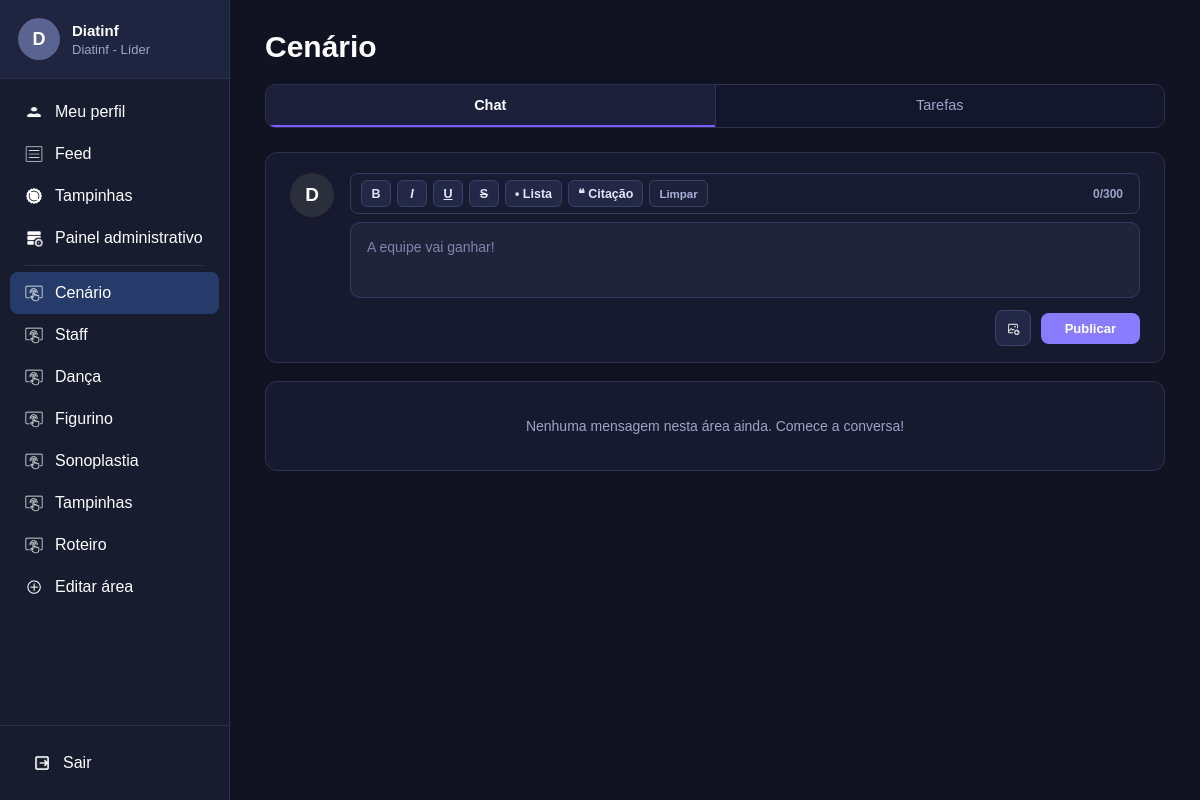
The page /area/Cenário/chat/ (signed in) on the database its author committed.
### usuarios/models.py (models this page shows, shortened)
class Usuario(models.Model):
    nome=models.CharField(max_length=100, blank=True, default="")
    matricula=models.CharField(max_length=20, unique=True)
    senha=models.CharField(max_length=255)
    diretoria=models.CharField(max_length=50)
    areas=models.TextField()
    aprovado=models.BooleanField(default=True)
    sub_lider=models.BooleanField(default=False)
    sublider_de=models.CharField(max_length=50, null=True, blank=True)
    doacao_tampinhas=models.FloatField(default=0)
    foto=models.ImageField(upload_to="perfis/", null=True, blank=True)
    banner=models.ImageField(upload_to="banners/", null=True, blank=True)
    bio=models.TextField(blank=True, default="")
    curso=models.CharField(max_length=150, blank=True, default="")
    session_version=models.PositiveIntegerField(default=1)
    def nome_exibicao(self):
        if self.nome and self.nome.strip():
            return self.nome.strip()
        return self.matricula
    def inicial_perfil(self):
        base = (self.nome_exibicao() or "U").strip()
        return base[0].upper() if base else "U"
    def eh_administrador(self):
        from .suap import MATRICULAS_ADM_FIXAS
        mat = (self.matricula or "").strip().lower()
        diret = (self.diretoria or "").strip().lower()
        return mat in MATRICULAS_ADM_FIXAS or diret in ["líder", "lider", "líder geral", "lider geral"]
    def tem_acesso_painel(self):
        return self.eh_administrador() or self.sub_lider
    def get_areas_sidebar(self):
        if self.eh_administrador():
            return ["Cenário", "Staff", "Dança", "Figurino", "Sonoplastia", "Tampinhas", "Roteiro"]
        return self.get_areas_ordenadas()
    def tem_acesso_area(self, area):
        if self.eh_administrador():
            return True
        if self.sub_lider and self.sublider_de == area:
            return True
        return area in self.get_areas_list()

### usuarios/views.py (the view)
# urls.py: path("area/<str:nome_area>/chat/", views.chat_area, name="chat_area"),
def chat_area(request, nome_area):
    usuario = usuario_logado(request)
    if usuario is None:
        return redirect("login")
    if nome_area not in TODAS_AREAS or not usuario.tem_acesso_area(nome_area):
        return redirect_autenticado(request, "feed")
    mensagens = list(
        filtrar_qs_diretoria(
            MensagemArea.objects.filter(area=nome_area),
            usuario,
            "usuario__diretoria",
        )
        .select_related("usuario", "resposta_a", "resposta_a__usuario")
        .prefetch_related("curtidas")
        .order_by("-criada_em")
    )
    curtidas = set(
        CurtidaMensagemArea.objects.filter(
            usuario=usuario, mensagem__area=nome_area
        ).values_list("mensagem_id", flat=True)
    )
    respostas_para_mim = [
        m for m in mensagens
        if m.resposta_a_id and m.resposta_a and m.resposta_a.usuario_id == usuario.id and m.usuario_id != usuario.id
    ][:5]
    return render(request, "chat_area.html", {
        "usuario": usuario,
        "nome_area": nome_area,
        "mensagens": mensagens,
        "curtidas": curtidas,
        "respostas_para_mim": respostas_para_mim,
        "area_ativa": nome_area,
        "pagina_ativa": "",
    })

### usuarios/templates/chat_area.html (shortened to what this page needs)
{% load static usuarios_extras %}
<!DOCTYPE html>
<html lang="pt-br">
<head>
    <link rel="stylesheet" href="{% static 'css/base.css' %}?v=20261111">
    <link rel="stylesheet" href="{% static 'css/area.css' %}?v=20261111">
</head>
<body>
{% include "_sidebar.html" %}
<main class="conteudo">
    <div class="container-pagina">
        <div class="titulo-pagina">
            <h1>{{ nome_area }}</h1>
        </div>
        <div class="abas">
            <a href="{% url 'chat_area' nome_area %}" class="aba ativa">Chat</a>
            <a href="{% url 'pagina_area' nome_area %}" class="aba">Tarefas</a>
        </div>
        <section class="chat-nova-mensagem" id="box-nova-mensagem">
            <form action="{% url 'publicar_chat_area' nome_area %}" method="POST" enctype="multipart/form-data" id="form-chat-area">
                <div class="chat-topo-publicacao">
                    <a href="{% url 'meu_perfil' %}" class="chat-avatar avatar-chat-escuro" title="Meu perfil">
                        {% if usuario.foto and usuario.foto.name %}
                            <img src="{{ usuario.foto.url }}" alt="{{ usuario.nome_exibicao }}" class="avatar-foto-img">
                        {% else %}
                            {{ usuario.inicial_perfil }}
                        {% endif %}
                    </a>
                    <textarea
                        name="texto"
                        id="textarea-chat-area"
                        maxlength="300"
                        data-rich-editor="1"
                        placeholder="{% if usuario.eh_administrador or not usuario.diretoria %}A equipe vai ganhar!{% else %}A {{ usuario.diretoria }} vai ganhar!{% endif %}"></textarea>
                </div>
                <div class="chat-acoes-publicacao">
                    <label for="input-img-chat" class="btn-icone-anexar" title="Adicionar imagem" aria-label="Adicionar imagem">
                        <img src="{% static 'imgs/icone-add-imagem.png' %}" alt="Adicionar imagem">
                    </label>
                    <button type="submit" class="btn-publicar-chat">Publicar</button>
                </div>
            </form>
        </section>
        <section class="lista-mensagens-chat">
            {% for msg in mensagens %}
            <article class="chat-card {% if msg.resposta_a %}chat-card-com-resposta{% endif %} {% if msg.resposta_a_id and msg.resposta_a.usuario_id == usuario.id and msg.usuario_id != usuario.id %}resposta-para-mim{% endif %}" id="mensagem-{{ msg.id }}">
                {% if msg.resposta_a %}
                <div class="chat-resposta-citacao" data-scroll-to="mensagem-{{ msg.resposta_a.id }}" title="Clique para ver a mensagem original">
                    <a href="{% url 'ver_perfil' msg.resposta_a.usuario.id %}" class="chat-avatar chat-avatar-pequeno {{ msg.resposta_a.usuario.matricula|cor_avatar }}" title="Ver perfil de {{ msg.resposta_a.usuario.nome_exibicao }}">
                        {% if msg.resposta_a.usuario.foto and msg.resposta_a.usuario.foto.name %}
                            <img src="{{ msg.resposta_a.usuario.foto.url }}" alt="{{ msg.resposta_a.usuario.nome_exibicao }}" class="avatar-foto-img">
                        {% else %}
                            {{ msg.resposta_a.usuario.inicial_perfil }}
                        {% endif %}
                    </a>
                    <div class="chat-citacao-textos">
                        <a href="{% url 'ver_perfil' msg.resposta_a.usuario.id %}" class="chat-citacao-autor link-perfil-usuario">{{ msg.resposta_a.usuario.nome_exibicao }}</a>
                        <p class="chat-citacao-mensagem">{% if msg.resposta_a.texto %}{{ msg.resposta_a.texto }}{% else %}[Imagem anexada]{% endif %}</p>
                    </div>
                </div>
                {% endif %}
                <div class="chat-corpo-card">
                    <a href="{% url 'ver_perfil' msg.usuario.id %}" class="chat-avatar {{ msg.usuario.matricula|cor_avatar }}" title="Ver perfil de {{ msg.usuario.nome_exibicao }}">
                        {% if msg.usuario.foto and msg.usuario.foto.name %}
                            <img src="{{ msg.usuario.foto.url }}" alt="{{ msg.usuario.nome_exibicao }}" class="avatar-foto-img">
                        {% else %}
                            {{ msg.usuario.inicial_perfil }}
                        {% endif %}
                    </a>
                    <div class="chat-conteudo-principal">
                        <div class="chat-cabecalho-linha">
                            <a href="{% url 'ver_perfil' msg.usuario.id %}" class="link-perfil-usuario" style="display:flex;align-items:center;gap:8px;flex-wrap:wrap;">
                                <h3 class="chat-autor">{{ msg.usuario.nome_exibicao }}</h3>
                                {% if msg.resposta_a_id and msg.resposta_a.usuario_id == usuario.id and msg.usuario_id != usuario.id %}
                                <span class="badge-respondeu-voce">↳ Respondeu a você</span>
                                {% endif %}
                            </a>
                        </div>
                        {% if msg.texto %}
                        <div class="chat-texto">{{ msg.texto|formatar_texto }}</div>
                        {% endif %}
                        {% if msg.imagem and msg.imagem.name %}
                        <div class="midia-anexada-wrap">
                            <img src="{{ msg.imagem.url }}" alt="Imagem enviada por {{ msg.usuario.nome_exibicao }}" class="img-midia-anexada img-ampliavel" data-lightbox-src="{{ msg.imagem.url }}" data-lightbox-alt="Chat — {{ msg.usuario.nome_exibicao }}">
                        </div>
                        {% endif %}
                        {% if msg.usuario_id == usuario.id %}
                        <form action="{% url 'editar_mensagem_area' msg.id %}" method="POST" class="form-edicao-inline" id="form-editar-msg-{{ msg.id }}" style="display: none; margin-bottom: 12px;">
                            {% csrf_token %}
                            <textarea name="texto" maxlength="300" {% if not msg.imagem %}required{% endif %}>{{ msg.texto }}</textarea>
                            <div class="acoes-edicao-inline">
                                <button type="button" class="btn-cancelar-edicao" data-cancel-edit="form-editar-msg-{{ msg.id }}">Cancelar</button>
                                <button type="submit" class="btn-salvar-edicao">Salvar</button>
                            </div>
                        </form>
                        {% endif %}
                        <div class="chat-rodape-acoes">
                            <button type="button" class="btn-curtir-chat {% if msg.id in curtidas %}curtido{% endif %}" data-id="{{ msg.id }}">
                                <img
                                    class="icone-curtir-chat"
                                    src="{% if msg.id in curtidas %}{% static 'imgs/coracao-vermelho.png' %}{% else %}{% static 'imgs/coracao-cinza.png' %}{% endif %}"
                                    alt="Curtir">
                                <span class="contador-curtidas-chat">{{ msg.total_curtidas }}</span>
                            </button>
                            <button
                                type="button"
                                class="btn-responder-chat"
                                data-id="{{ msg.id }}"
                                data-autor="{{ msg.usuario.nome_exibicao }}"
                                data-inicial="{{ msg.usuario.inicial_perfil }}"
                                data-foto="{% if msg.usuario.foto and msg.usuario.foto.name %}{{ msg.usuario.foto.url }}{% endif %}"
                                data-cor="{{ msg.usuario.matricula|cor_avatar }}"
                                data-texto="{% if msg.texto %}{{ msg.texto|truncatechars:140 }}{% else %}[Imagem anexada]{% endif %}">
                                <svg class="icone-responder-svg" viewBox="0 0 24 24" width="15" height="15" fill="none" stroke="currentColor" stroke-width="2" stroke-linecap="round" stroke-linejoin="round">
                                    <polyline points="9 17 4 12 9 7"></polyline>
                                    <path d="M20 18v-2a4 4 0 0 0-4-4H4"></path>
                                </svg>
                                <span>Responder</span>
                            </button>
                            {% if msg.usuario_id == usuario.id %}
                            <button type="button" class="btn-editar-inline" data-toggle-edit="form-editar-msg-{{ msg.id }}" title="Editar mensagem">
                                ✎ Editar
                            </button>
                            {% endif %}
                            {% if msg.usuario_id == usuario.id or usuario.eh_administrador or usuario.sub_lider and usuario.sublider_de == nome_area %}
                            <form action="{% url 'excluir_mensagem_area' msg.id %}" method="POST" class="form-excluir-chat">
                                {% csrf_token %}
                                <button type="submit" class="btn-excluir-chat" title="Excluir mensagem">
                                    <img src="{% static 'imgs/lixeira.png' %}" alt="Excluir">
                                </button>
                            </form>
                            {% endif %}
                        </div>
                    </div>
                </div>
            </article>
            {% empty %}
            <div class="sem-mensagens-chat">
                Nenhuma mensagem nesta área ainda. Comece a conversa!
            </div>
            {% endfor %}
        </section>
    </div>
</main>
</body>
</html>

### usuarios/templates/_sidebar.html (shortened to what this page needs)
{% load static %}
<aside class="sidebar" id="sidebar-principal">
    <div class="sidebar-topo-scroll">
        <a href="{% url 'meu_perfil' %}" class="usuario {% if pagina_ativa == 'perfil' %}usuario-ativo{% endif %}" title="Acessar meu perfil">
            <div class="avatar">
                {% if usuario.foto and usuario.foto.name %}
                    <img src="{{ usuario.foto.url }}" alt="{{ usuario.nome_exibicao }}" class="avatar-foto-img">
                {% else %}
                    {{ usuario.inicial_perfil }}
                {% endif %}
            </div>
            <div class="dados-usuario">
                <h3>{{ usuario.nome_exibicao }}</h3>
                <p>{{ usuario.diretoria }} - {% if usuario.eh_administrador %}Líder{% elif usuario.sub_lider %}Sub-Líder{% else %}Membro{% endif %}</p>
            </div>
        </a>
        <nav class="menu">
            <a href="{% url 'meu_perfil' %}" class="{% if pagina_ativa == 'perfil' %}ativo{% endif %}">
                <img src="{% static 'imgs/icone-usuario.png' %}" alt="Perfil">
                <span>Meu perfil</span>
            </a>
            <a href="{% url 'feed' %}" class="{% if pagina_ativa == 'feed' %}ativo{% endif %}">
                <img src="{% static 'imgs/icone-feed.png' %}" alt="Feed">
                <span>Feed</span>
            </a>
            <a href="{% url 'tampinhas' %}" class="{% if pagina_ativa == 'tampinhas' %}ativo{% endif %}">
                <img src="{% static 'imgs/icone-tampinhas.png' %}" alt="Tampinhas">
                <span>Tampinhas</span>
            </a>
            {% if usuario.tem_acesso_painel %}
                <a href="{% url 'painel_administrativo' %}" class="{% if pagina_ativa == 'painel' %}ativo{% endif %}">
                    <img src="{% static 'imgs/icone-painel.png' %}" alt="Painel">
                    <span class="texto-painel">Painel administrativo</span>
                </a>
            {% endif %}
            <div class="menu-separador"></div>
            {% for area in usuario.get_areas_sidebar %}
                <a href="{% url 'chat_area' area %}" class="{% if area_ativa == area %}ativo{% endif %}">
                    <img src="{% static 'imgs/icone-area.png' %}" alt=""><span>{{ area }}</span>
                </a>
            {% endfor %}
            <a href="{% url 'nova_area' %}" class="{% if pagina_ativa == 'nova_area' %}ativo{% endif %}">
                <img src="{% static 'imgs/icone-editar-area.png' %}" alt="Editar área">
                <span>Editar área</span>
            </a>
        </nav>
    </div>
    <div class="rodape-sidebar">
        <a href="{% url 'sair' %}" id="link-sair-sidebar" onclick="return confirm('Deseja realmente sair da sua conta?');">
            <img src="{% static 'imgs/icone-sair.png' %}" alt="Sair">
            <span>Sair</span>
        </a>
    </div>
</aside>

### rows shown on the page
Usuario: inicial_perfil "D", nome_exibicao "Diatinf", diretoria "Diatinf"

### other values the page prints
{{ area }} "Cenário" "Staff" "Dança" "Figurino" "Sonoplastia" "Tampinhas" "Roteiro"
{{ nome_area }} "Cenário"
